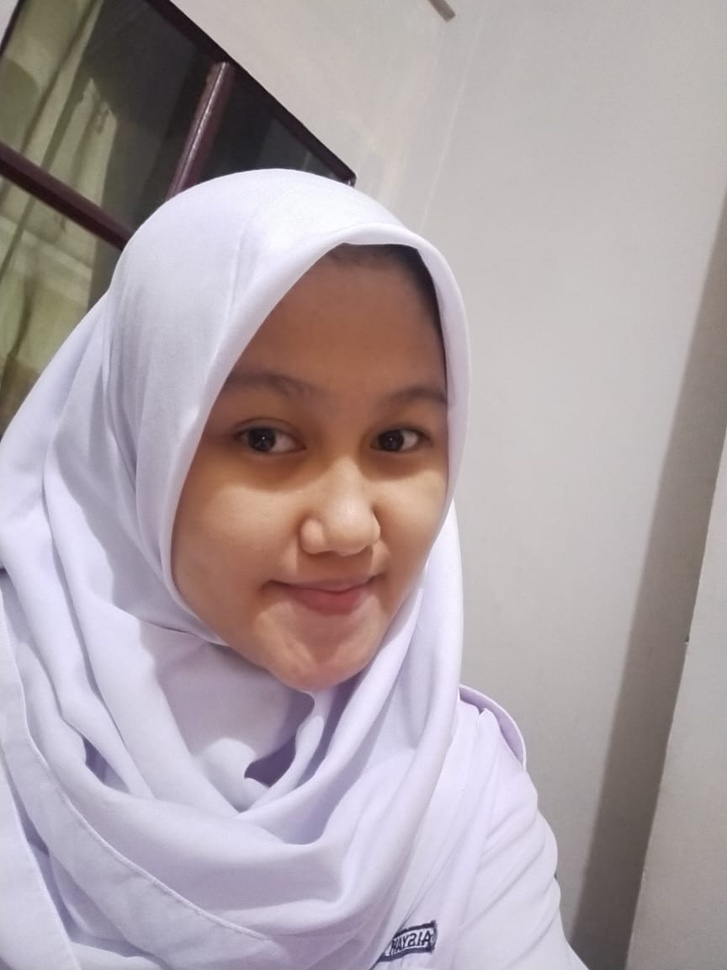
#> input picture img_processing/image/img1.jpeg, 727 x 970 px, shrunk from 864 x 1152 before the run
$ python smile_detection.py
#> lines starting #> are read from the running program, lines starting #| are printed output that depends on the picture; after the words box and inside, x2 and y2 are one past the last pixel; in counts of white or black regions, pixels touching at a corner belong together
import cv2
import time
# fps = > frame per second
detector_wajah = cv2.CascadeClassifier(
    "../model/haarcascade_frontalface_default.xml")
detector_senyum = cv2.CascadeClassifier("../model/haarcascade_smile.xml")
# read gambar
image = cv2.imread("../image/img1.jpeg")
#> image is the input picture: shape (970, 727, 3); mean B, G, R 165.4, 161.2, 172.7
# ubah ke grayscale
gray = cv2.cvtColor(image, cv2.COLOR_BGR2GRAY)
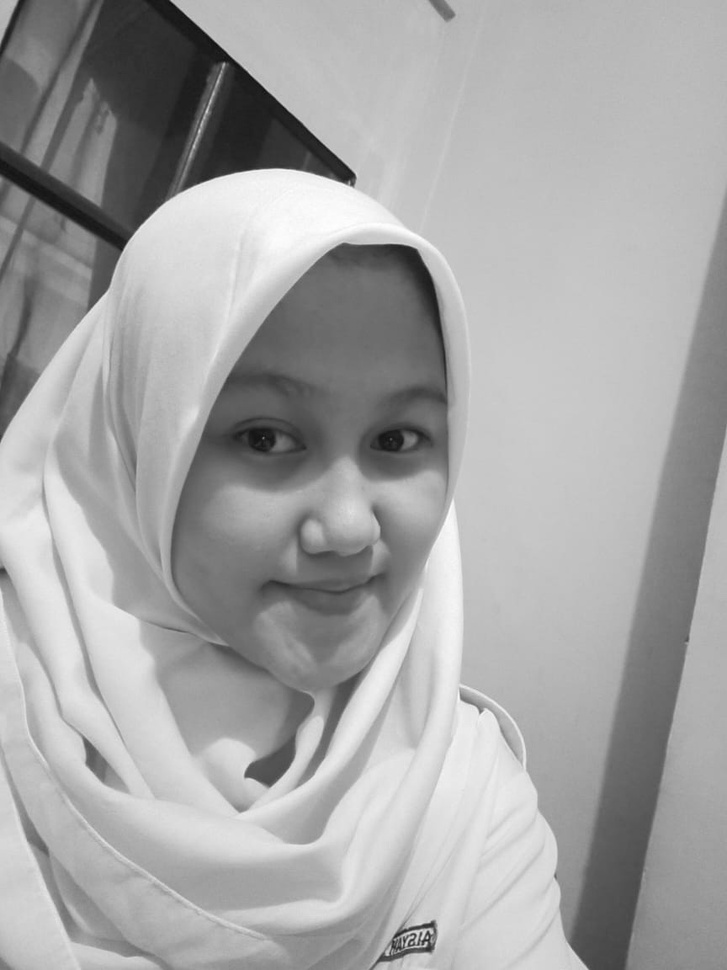
#> gray: shape (970, 727); min 11, max 255, mean 165.2
# deteksi wajah
bounding_box = detector_wajah.detectMultiScale(gray, scaleFactor=1.01,
                                               minNeighbors=5, minSize=(30, 30), flags=cv2.CASCADE_SCALE_IMAGE)
#> bounding_box = [[155, 319, 360, 360]]

for (x, y, w, h) in bounding_box:
    # ini kode untuk membuat persegi pada suatu gambar
    cv2.rectangle(image, (x, y), (x + w, y + h), (0, 255, 0), 2)
    box_wajah = cv2.rectangle(gray, (x, y), (x + w, y + h), (0, 255, 0), 2)
    # mau slicing gambar
    # koordinat awal persegi (x,y) , koordinat akhir ((x+w),(y+h))
    gambar_wajah = image[y:(y+h), x:(x+w)]
    cv2.imwrite("../output/hasil_crop.jpg", gambar_wajah)
    bounding_box_senyum = detector_senyum.detectMultiScale(box_wajah, 1.01, 15)
    if len(bounding_box_senyum) > 0:
        cv2.putText(image, "senyum terdeteksi", (x, y-10),
                    cv2.FONT_HERSHEY_SIMPLEX, 0.5, (255, 255, 255), 2)
#> this loop made 1 pass
#> pass 1, `gambar_wajah = image[y:(y+h), x:(x+w)]`:
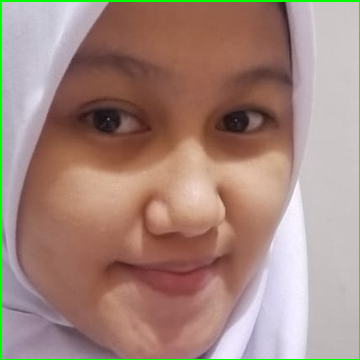
#> gambar_wajah: shape (360, 360, 3); mean B, G, R 125.9, 136.1, 164.5
#> after the loop:
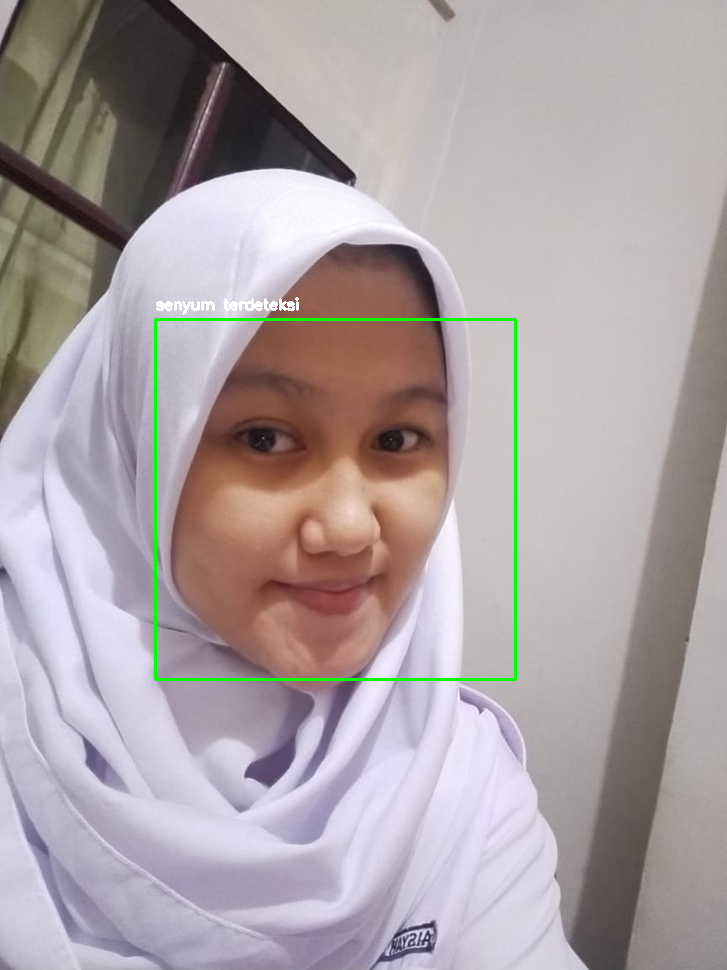
#> image: shape (970, 727, 3); 0.75% of pixels changed, all inside (x1, y1, x2, y2) = (154, 297, 517, 681)
    # grayb = cv2.cvtColor(box_wajah, cv2.COLOR_BGR2GRAY)
    # end = x
    # start = y
cv2.imshow("hasil", image)
cv2.imwrite("../output/hasil_haarcascade.jpg", image)
cv2.waitKey(0)
